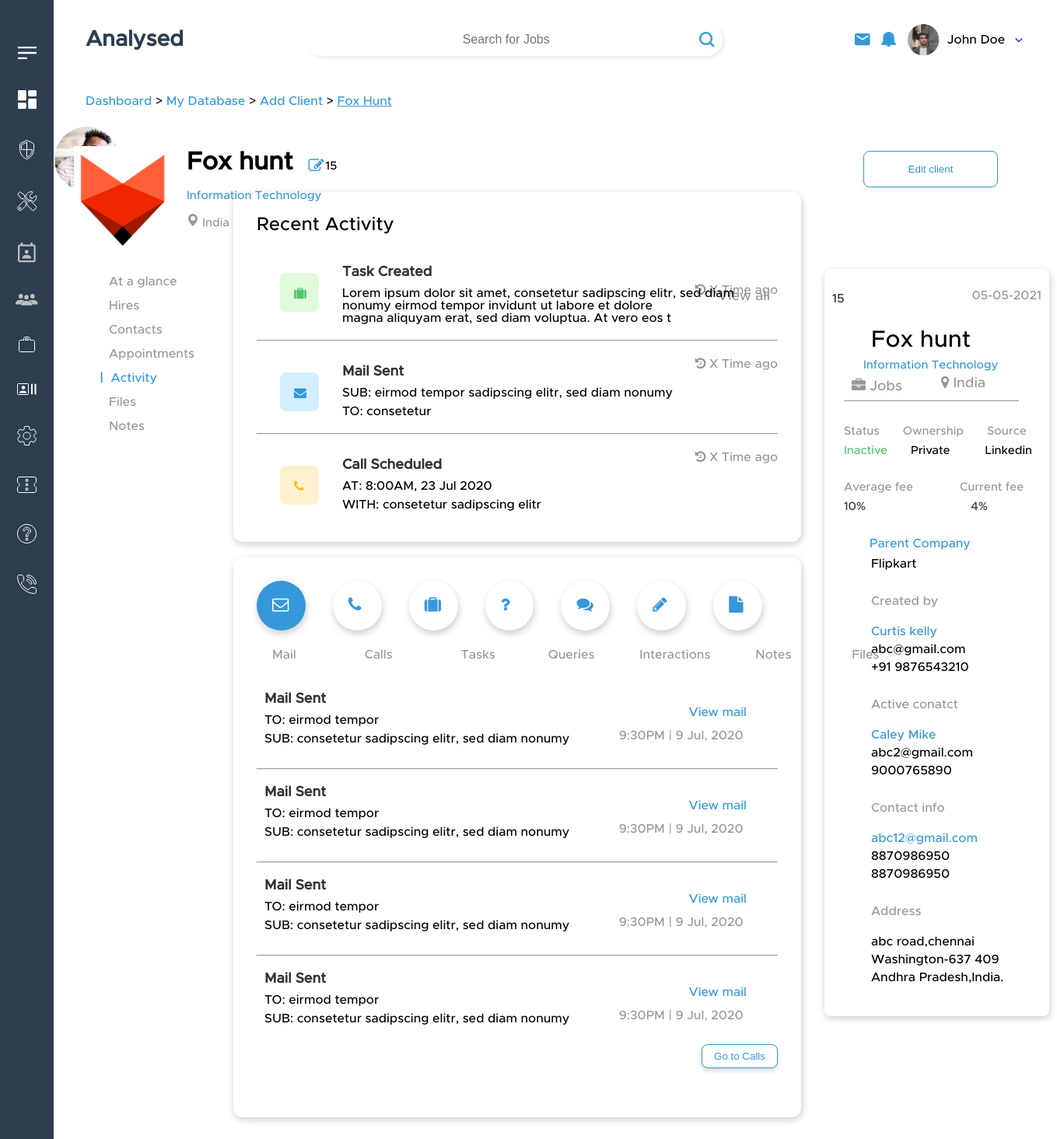
Page /recruiter/client_activity.php?c_id=15 on the committed database.
### tables this page shows
CREATE TABLE `client` (
  `client_id` int(255) NOT NULL,
  `company_name` varchar(50) NOT NULL,
  `status` varchar(50) NOT NULL,
  `company` varchar(50) NOT NULL,
  `company_img` varchar(50) NOT NULL,
  `ownership` varchar(20) NOT NULL,
  `industry` varchar(50) NOT NULL,
  `source` varchar(20) NOT NULL,
  `parent_company` varchar(20) NOT NULL,
  `active_contact` varchar(50) NOT NULL,
  `company_desc` varchar(1000) NOT NULL,
  `permanent_fee` varchar(20) NOT NULL,
  `contract_fee` varchar(20) NOT NULL,
  `main_email` varchar(20) NOT NULL,
  `contact_no` bigint(10) NOT NULL,
  `address` varchar(100) NOT NULL,
  `city` varchar(20) NOT NULL,
  `zipcode` varchar(10) NOT NULL,
  `state` varchar(20) NOT NULL,
  `country` varchar(20) NOT NULL,
  `bank_name` varchar(20) NOT NULL,
  `bank_id` bigint(20) NOT NULL,
  `bank_acc_no` bigint(20) NOT NULL,
  `iban` varchar(20) NOT NULL,
  `vat` varchar(20) NOT NULL
);

CREATE TABLE `contacts` (
  `contact_id` int(11) NOT NULL,
  `creator_id` int(11) DEFAULT NULL,
  `company` varchar(50) DEFAULT NULL,
  `fname` varchar(100) NOT NULL,
  `lname` varchar(100) NOT NULL,
  `status` varchar(100) NOT NULL,
  `picture` varchar(100) NOT NULL,
  `job_title` varchar(255) NOT NULL,
  `email` varchar(255) NOT NULL,
  `phone` varchar(15) NOT NULL,
  `address` varchar(255) NOT NULL,
  `skills` varchar(255) NOT NULL,
  `industry` varchar(255) NOT NULL,
  `last_meeting` date DEFAULT NULL,
  `mname` varchar(20) NOT NULL,
  `title` varchar(100) DEFAULT NULL,
  `city` varchar(30) NOT NULL,
  `zip_code` int(10) NOT NULL,
  `state` varchar(30) NOT NULL,
  `country` varchar(30) NOT NULL,
  `company_name` varchar(50) NOT NULL DEFAULT 'NAN',
  `contact_type` varchar(20) NOT NULL,
  `division` varchar(30) NOT NULL,
  `source` varchar(30) NOT NULL,
  `reports_to` varchar(30) NOT NULL,
  `last_contact` varchar(10) NOT NULL,
  `visibility` varchar(20) NOT NULL,
  `validity` varchar(20) NOT NULL,
  `lastvisit` date NOT NULL,
  `LinkedIn_profile` varchar(100) NOT NULL,
  `added_on` date NOT NULL DEFAULT current_timestamp()
);

### recruiter/client_activity.php (the view, shortened to what the rows shown need)
<?php include('connection1.php'); ?>
<?php
     $c_id=$_GET['c_id'];
    $sql=mysqli_query($conn,"select * from client where client_id='$c_id'");
    $check=mysqli_num_rows($sql)>0;
    if($check){
        while($row=mysqli_fetch_assoc($sql)){
            $company_name=$row['company_name'];
?>
<?php include('header.php') ?>
<link rel="stylesheet" href="css/client_activity_remove.css">
<body>
    <div class="container">
        <div class="small_container">
            <div class="bread-crumbs_Mytools-recruiter">
                <a href="/" class="unactive-breadcrumb-link">Dashboard</a> > <a href=""
                    class="unactive-breadcrumb-link">My Database</a> > <a href="" class="unactive-breadcrumb-link">Add
                    Client</a> > <a href="" class="active-breadcrumb-link"> Fox Hunt</a>
            </div>
            <div class="profile-img">
                <img src="img/Fox hunt.png" alt="">
                <h1><?php echo $row["company_name"]; ?><p1><span><i class="fa fa-pencil-square-o fa-lg"
                                aria-hidden="true"></i></span><?php echo $row["client_id"]; ?> </p1>
                </h1><br>
                <h2><span><?php echo $row["industry"]; ?></span></h2><br>
                <h4><svg xmlns="http://www.w3.org/2000/svg" width="16" height="16" fill="currentColor"
                        class="bi bi-geo-alt-fill" viewBox="0 0 16 16">
                        <path
                            d="M8 16s6-5.686 6-10A6 6 0 0 0 2 6c0 4.314 6 10 6 10zm0-7a3 3 0 1 1 0-6 3 3 0 0 1 0 6z" />
                    </svg> <?php echo $row["country"]; ?></h4>
            </div>
            <div class="button">
                <button>Edit client</button>
            </div>
            <div class="options">
                <p class="p1"><a href="client_individual.php?c_id=<?php echo $row['client_id']; ?>">At a glance</a></p>
                <p class="p1"><a href="client_jobs.php?c_id=<?php echo $row['client_id']; ?>">Hires</a></p>
                <p class="p1"><a href="client_contacts.php?c_id=<?php echo $row['client_id']; ?>">Contacts</a></p>
                <p><a href="client_appointments.php?c_id=<?php echo $row['client_id']; ?>">Appointments</a></p>
                <p style="color:#3598DB;margin-left:-2px"> <b style="margin-right: 10px;">|</b>Activity</p>
                <p><a href="client_files.php?c_id=<?php echo $row['client_id']; ?>">Files</a></p>
                <p class="p1"><a href="client_notes.php?c_id=<?php echo $row['client_id']; ?>">Notes</a></p>
            </div>
            <div class="status">
                <div class="status1">
                    <p><?php echo $row["client_id"]; ?></p>
                    <span>05-05-2021</span>
                </div>
                <div class="status-name" style="margin-top:30px;">
                    <span style="margin-left:50px;"><?php echo $row["company_name"]; ?></span>
                    <p style="color:#3598DB;margin-left:40px"><?php echo $row["industry"]; ?></p>
                    <p style="color:#979797;font-size:18px;margin-left:25px"><i class="fa fa-briefcase"
                            aria-hidden="true"></i> Jobs</p>
                    <p style="color:#979797;font-size:18px;margin-left:140px;margin-top: -23px;"><i
                            class="fa fa-map-marker" aria-hidden="true"></i> <?php echo $row["country"]; ?></p>
                    <u
                        style="color:#979797;margin-left:15px">&emsp;&emsp;&emsp;&emsp;&emsp;&emsp;&emsp;&emsp;&emsp;&emsp;&emsp;&emsp;&emsp;&emsp;&emsp;</u>
                    <br><br>
                    <span
                        style="color:#979797; font-size:15px; margin-left:15px;">Status&emsp;&emsp;Ownership&emsp;&emsp;Source</span>
                    <br>
                </div>
                <div class="displayname">
                    <span><?php echo $row["status"]; ?></span>&emsp;&emsp;<?php echo $row["ownership"]; ?>&emsp;&emsp;&emsp;<?php echo $row["source"]; ?>
                </div>
                <br><br>
                <div class="fee">
                    <span>Average fee&emsp;&emsp;&emsp;&emsp;Current fee</span><br>
                </div>
                <div class="fee-percent">
                    <span>10%</span>&emsp;&emsp;&emsp;&emsp;&emsp;&emsp;&emsp;&emsp;&emsp;4%
                </div>
                <br><br>
                <div class="employeement">
                    <p style="margin-left:8px">Parent Company</p>
                    <p style="color:black;margin-top:10px"><?php echo $row["parent_company"]; ?></p>
                </div>
                <br><br>
                <div class="details">
                    <p style="color:#979797;padding-top: 0px;">Created by</p>
                    <br>
                    <p style="color:#3598DB;">Curtis kelly</p>
                    <p style="color:black;">abc@gmail.com</p>
                    <p style="color:black;">+91 9876543210</p>
                    <br><br>
                    <?php
                     $name=$row["active_contact"];
                     $sql=mysqli_query($conn,"select * from contacts where company='$company_name' and fname='$name'");
                     $check1=mysqli_num_rows($sql)>0;
                     if($check1){
                        while($row1=mysqli_fetch_assoc($sql)){
                        ?>
                    <p style="color:#979797;padding-top: 0px;">Active conatct</p>
                    <br>
                    <p style="color:#3598DB;"><?php echo $row1["fname"]; ?></p>
                    <p style="color:black;"><?php echo $row1["email"]; ?></p>
                    <p style="color:black;"><?php echo $row1["phone"]; ?></p>
                    <br><br>
                    <?php } } ?>
                    <p style="color:#979797;padding-top: 0px;">Contact info</p>
                    <br>
                    <p style="color:#3598DB;"><?php echo $row["main_email"]; ?></p>
                    <p style="color:black;"><?php echo $row["contact_no"]; ?></p>
                    <p style="color:black;"><?php echo $row["contact_no"]; ?></p>
                    <br><br>
                    <p style="color:#979797;padding-top: 0px;">Address</p>
                    <br>
                    <p style="color:black"><?php echo $row["address"]; ?></p>
                    <p style="color:black;"> <?php echo $row["city"]; ?>-<?php echo $row["zipcode"]; ?></p>
                    <p style="color: black;"><?php echo $row["state"]; ?>,<?php echo $row["country"]; ?>.</p>
                    <br><br>
                </div>
            </div>
            <?php } } ?>
            <div class="left-side-container-1">
                <div class="recent-activity">
                </div>
                <div class="mail-box">
                </div>
            </div>
        </div>
    </div>
</body>

### recruiter/header.php (shortened to what the rows shown need)
<link rel="stylesheet" href="./css/header_remove.css">
<link rel="stylesheet" href="./css/index_remov.css">
<link rel="stylesheet" href="https://stackpath.bootstrapcdn.com/font-awesome/4.7.0/css/font-awesome.min.css">
<nav class="sidebar_main">
    <ul class="sidebar_main-list">
        <li class="sidebar_main-listItems">
            <a href="#" class="sidebar_main-listlinks">
                <img src="./img/Menu.png" class="menuForSidebar" />
            </a>
        </li>
        <li class="sidebar_main-listItems">
            <a href="./dashboard.php" class="sidebar_main-listlinks">
                <img src="./img/nav-ele-1.png" />
            </a>
        </li>
        <li class="sidebar_main-listItems">
            <a href="./admin_panel.php" class="sidebar_main-listlinks">
                <img src="./img/Group 72.png" />
            </a>
        </li>
        <li class="sidebar_main-listItems">
            <a href="./yourTools.php" class="sidebar_main-listlinks">
                <img src="./img/Icon awesome-tools.png" />
            </a>
        </li>
        <li class="sidebar_main-listItems">
            <a href="./contact_list.php" class="sidebar_main-listlinks">
                <img src="./img/Path 3377.png" />
            </a>
        </li>
        <li class="sidebar_main-listItems">
            <a href="./client_list.php" class="sidebar_main-listlinks">
                <img src="./img/Group 2964.png" />
            </a>
        </li>
        <li class="sidebar_main-listItems">
            <a href="./job_listings.php" class="sidebar_main-listlinks">
                <img src="./img/Path 284-2.png" />
            </a>
        </li>
        <li class="sidebar_main-listItems">
            <a href="./candidate_list.php" class="sidebar_main-listlinks">
                <img src="./img/Group 75.png" />
            </a>
        </li>
        <li class="sidebar_main-listItems">
            <a href="./settings.php" class="sidebar_main-listlinks">
                <img src="./img/Group 139.png" />
            </a>
        </li>
        <li class="sidebar_main-listItems">
            <a href="./referrals.php" class="sidebar_main-listlinks">
                <img src="./img/Group 136.png" />
            </a>
        </li>
        <li class="sidebar_main-listItems">
            <a href="./complaint_tickets.php" class="sidebar_main-listlinks">
                <img src="./img/Group 138.png" />
            </a>
        </li>
        <li class="sidebar_main-listItems">
            <a href="./contact.php" class="sidebar_main-listlinks">
                <img src="./img/Group 137.png" />
            </a>
        </li>
    </ul>
</nav>
<div class="container">
    <nav class="nav_main">
        <h2 class="logo_heading" style=" font-weight: bold;">Analysed</h2>
        <div class="input-field">
            <input type="text" name="searchForJobs" id="inputSearch" class="searchForJobs"
                placeholder="Search for Jobs" />
            <button class="searchButton">
                <a href="searchJobs.php"> <img src="./img/search-icon-blue.png" /></a>
            </button>
        </div>
        <div class="profileInNav">
            <img src="./img/mail-icon-blue.png" alt="" class="notificationProfileInNav" />
            <img src="./img/notif-icon-blue.png" alt="" class="notificationProfileInNavNoti" />
            <section class="profileInfoInNav">
                <img src="./img/Profile-pic.png" alt="" class="profilePicInNav" />
                <span class="nameInNav">John Doe&nbsp;</span>
                <a href="#" class="dropDownMenu_nav">
                    <i class="fa fa-angle-down" aria-hidden="true"></i>
                </a>
            </section>
        </div>
    </nav>
</div>

### rows in the picture
client: company_name "Fox hunt", client_id "15", industry "Information Technology", country "India", status "Inactive", ownership "Private", source "Linkedin", parent_company "Flipkart", main_email "abc12@gmail.com", contact_no "8870986950", address "abc road,chennai", city "Washington", zipcode "637 409", state "Andhra Pradesh"
contacts: fname "Caley Mike", email "abc2@gmail.com", phone "9000765890"
